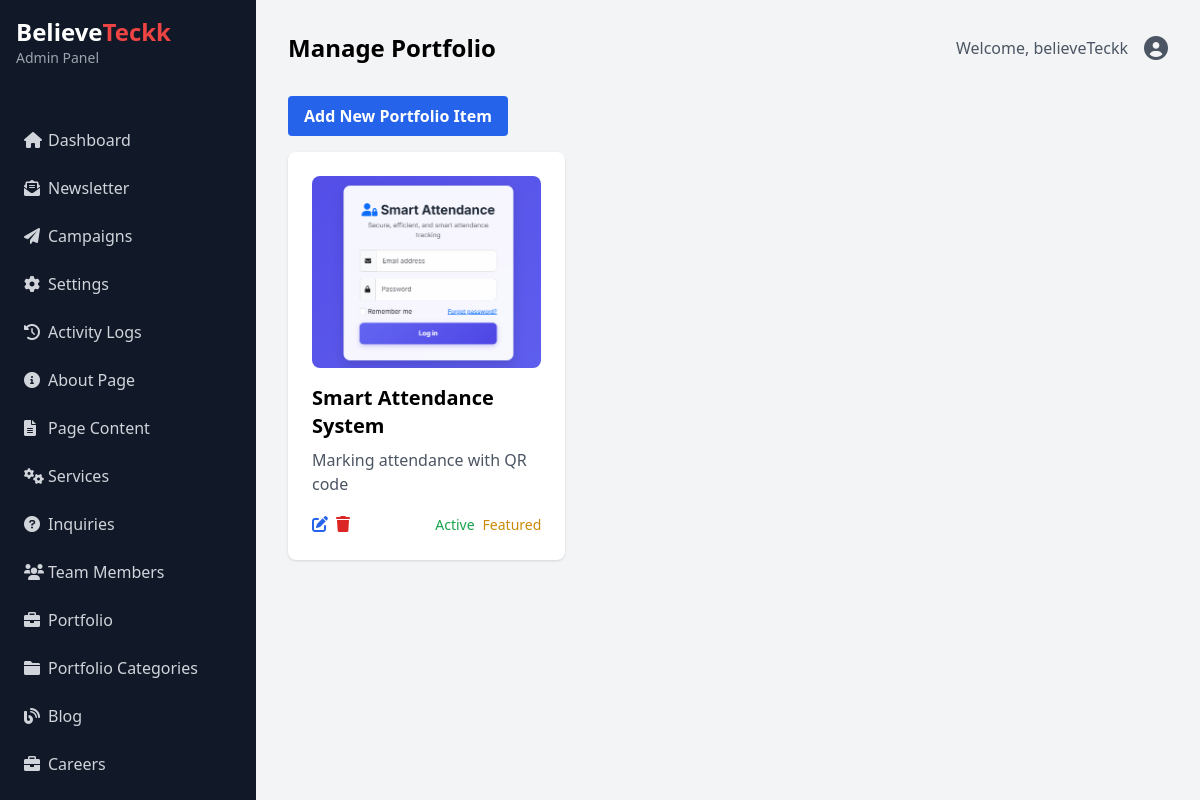
The app's page /admin/portfolio.php (signed in) with its own data.
### tables this page shows
CREATE TABLE `portfolio_items` (
  `id` int(11) NOT NULL,
  `category_id` int(11) DEFAULT NULL,
  `title` varchar(255) NOT NULL,
  `slug` varchar(255) NOT NULL,
  `description` text DEFAULT NULL,
  `content` text DEFAULT NULL,
  `client` varchar(100) DEFAULT NULL,
  `project_date` date DEFAULT NULL,
  `image` varchar(255) DEFAULT NULL,
  `technologies` text DEFAULT NULL,
  `project_url` varchar(255) DEFAULT NULL,
  `testimonial` text DEFAULT NULL,
  `testimonial_author` varchar(100) DEFAULT NULL,
  `is_featured` tinyint(1) DEFAULT 0,
  `is_active` tinyint(1) DEFAULT 1,
  `created_at` timestamp NOT NULL DEFAULT current_timestamp(),
  `updated_at` timestamp NOT NULL DEFAULT current_timestamp() ON UPDATE current_timestamp()
);

### classes/Model.php (called while the page is built, shortened)
<?php
abstract class Model {
    public function __construct($db) {
        $this->db = $db;
    }
}
?>

### classes/Portfolio.php (called while the page is built, shortened)
<?php
class Portfolio extends Model {
    protected $table = 'portfolio_items';
    protected $category_table = 'portfolio_categories';
    public function getAllItems() {
        $sql = "SELECT pi.*, pc.name as category_name
                FROM {$this->table} pi
                LEFT JOIN {$this->category_table} pc ON pi.category_id = pc.id
                ORDER BY pi.created_at DESC";
        $stmt = $this->db->prepare($sql);
        $stmt->execute();
        return $stmt->fetchAll(PDO::FETCH_ASSOC);
    }
}

### admin/portfolio.php (the view, shortened to what this page needs)
<?php
require_once __DIR__ .'/../classes/Portfolio.php';
$db = Database::getInstance();
$portfolio = new Portfolio($db);
$items = $portfolio->getAllItems();
?>
<!DOCTYPE html>
<html lang="en">
<head>
    <script src="https://cdn.tailwindcss.com"></script>
    <link rel="stylesheet" href="https://cdnjs.cloudflare.com/ajax/libs/font-awesome/6.0.0/css/all.min.css">
</head>
<body class="bg-gray-100">
    <?php include('../includes/admin_sidebar.php'); ?>
    <div class="ml-64 p-8">
        <div class="flex justify-between items-center mb-8">
            <h2 class="text-2xl font-bold">Manage Portfolio</h2>
            <div class="flex items-center">
                <span class="text-gray-600 mr-4">Welcome, <?php echo htmlspecialchars($_SESSION['admin_username']); ?></span>
                <a href="profile.php" class="text-gray-600 hover:text-gray-900">
                    <i class="fas fa-user-circle text-2xl"></i>
                </a>
            </div>
        </div>
        <div class="mb-4">
            <button type="button" class="bg-blue-600 hover:bg-blue-700 text-white font-bold py-2 px-4 rounded"
                    onclick="document.getElementById('portfolioModal').classList.remove('hidden')">
                Add New Portfolio Item
            </button>
        </div>
        <div class="grid grid-cols-1 md:grid-cols-2 lg:grid-cols-3 gap-6">
            <?php foreach ($items as $item): ?>
                <div class="bg-white rounded-lg shadow p-6">
                    <?php if (!empty($item['image'])): ?>
                        <img src="../<?php echo htmlspecialchars($item['image']); ?>"
                             alt="<?php echo htmlspecialchars($item['title']); ?>"
                             class="w-full h-48 object-cover rounded-lg mb-4">
                    <?php endif; ?>
                    <h3 class="text-xl font-bold mb-2"><?php echo htmlspecialchars($item['title']); ?></h3>
                    <p class="text-gray-600 mb-4"><?php echo htmlspecialchars($item['description']); ?></p>
                    <div class="flex justify-between items-center">
                        <div class="flex space-x-2">
                            <button onclick="editPortfolioItem(<?php echo htmlspecialchars(json_encode($item)); ?>)"
                                    class="text-blue-600 hover:text-blue-900">
                                <i class="fas fa-edit"></i>
                            </button>
                            <form method="POST" action="" class="inline">
                                <button type="submit" class="text-red-600 hover:text-red-900"
                                        onclick="return confirm('Are you sure you want to delete this item?')">
                                    <i class="fas fa-trash"></i>
                                </button>
                            </form>
                        </div>
                        <div class="flex space-x-2">
                            <form method="POST" action="" class="inline">
                                <button type="submit" class="text-sm <?php echo $item['is_active'] ? 'text-green-600' : 'text-red-600'; ?>">
                                    <?php echo $item['is_active'] ? 'Active' : 'Inactive'; ?>
                                </button>
                            </form>
                            <form method="POST" action="" class="inline">
                                <button type="submit" class="text-sm <?php echo $item['is_featured'] ? 'text-yellow-600' : 'text-gray-600'; ?>">
                                    <?php echo $item['is_featured'] ? 'Featured' : 'Not Featured'; ?>
                                </button>
                            </form>
                        </div>
                    </div>
                </div>
            <?php endforeach; ?>
        </div>
    </div>
</body>
</html>

### records on screen
portfolio_items: image (picture), title "Smart Attendance System", description "Marking attendance with QR code", is_active "Active", is_featured "Featured"

### other values on screen
$_SESSION['admin_username'] "believeTeckk"
